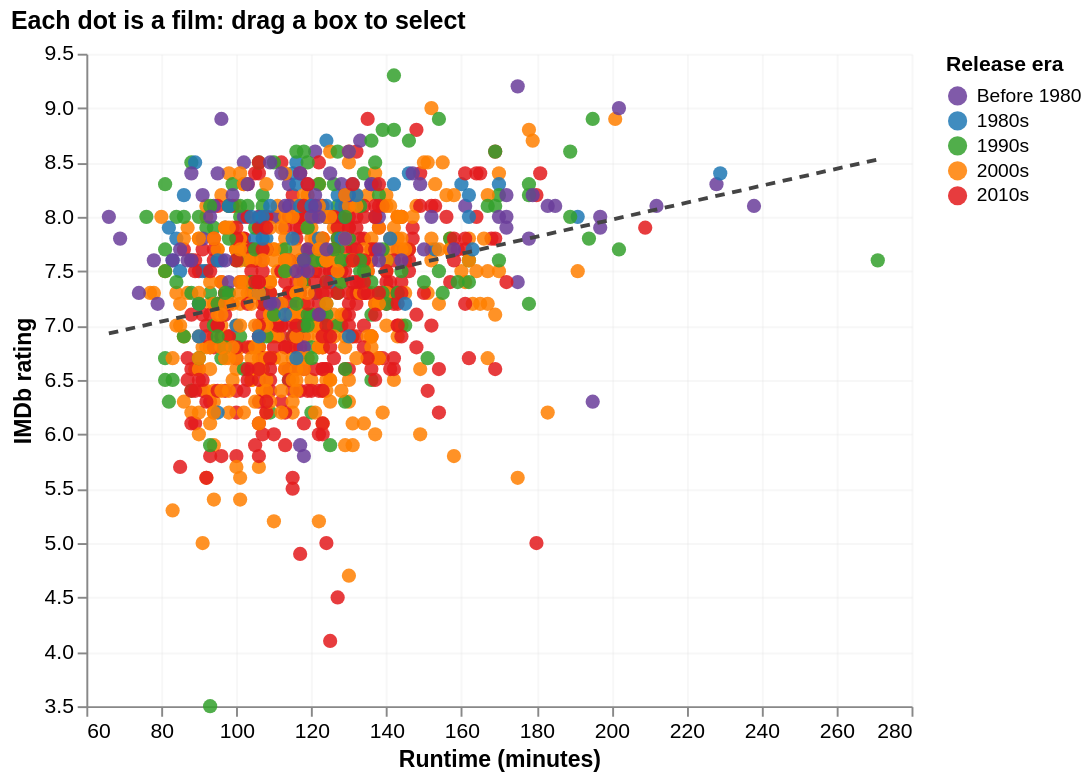

Here is the notebook cell this chart was saved with:
### Markdown cell above
### 1. Runtime vs. rating (Altair)

### Code cell
alt.data_transformers.disable_max_rows()

films = df[["name", "year", "era", "minutes", "rating", "num_raters"]]
films_g = by_genre[["name", "genre", "minutes", "rating"]]

era_order = ["Before 1980", "1980s", "1990s", "2000s", "2010s"]
era_colors = ["#6a3d9a", "#1f78b4", "#33a02c", "#ff7f00", "#e31a1c"]

brush = alt.selection_interval(name="brush")

scatter = (
    alt.Chart(films)
    .mark_circle(size=55)
    .encode(
        x=alt.X("minutes:Q", title="Runtime (minutes)", scale=alt.Scale(domain=[60, 280])),
        y=alt.Y("rating:Q", title="IMDb rating", scale=alt.Scale(domain=[3.5, 9.5])),
        color=alt.Color("era:N", title="Release era",
                        scale=alt.Scale(domain=era_order, range=era_colors)),
        opacity=alt.condition(brush, alt.value(0.85), alt.value(0.12)),
        tooltip=[alt.Tooltip("name:N", title="Film"),
                 alt.Tooltip("year:O", title="Year"),
                 alt.Tooltip("minutes:Q", title="Minutes"),
                 alt.Tooltip("rating:Q", title="Rating")],
    )
    .add_params(brush)
    .properties(width=430, height=340,
                title="Each dot is a film: drag a box to select")
)

trend = (
    alt.Chart(films)
    .transform_regression("minutes", "rating")
    .mark_line(color="#444", strokeDash=[5, 4], size=2)
    .encode(x="minutes:Q", y="rating:Q")
)


viz1 = (scatter + trend)
viz1 = viz1.configure_axis(labelFontSize=11, titleFontSize=12, grid=True, gridOpacity=0.25) \
           .configure_title(fontSize=13, anchor="start") \
           .configure_view(stroke=None)
viz1

### Figure 1 — Vega-Lite specification as saved in the notebook (floating-point values rounded to 4 significant figures; data arrays with more than 128 entries replaced by an {"elided": "..."} marker saying what was removed)
{"config": {"view": {"continuousWidth": 300, "continuousHeight": 300, "stroke": null}, "axis": {"grid": true, "gridOpacity": 0.25, "labelFontSize": 11, "titleFontSize": 12}, "title": {"anchor": "start", "fontSize": 13}}, "layer": [{"mark": {"type": "circle", "size": 55}, "encoding": {"color": {"field": "era", "scale": {"domain": ["Before 1980", "1980s", "1990s", "2000s", "2010s"], "range": ["#6a3d9a", "#1f78b4", "#33a02c", "#ff7f00", "#e31a1c"]}, "title": "Release era", "type": "nominal"}, "opacity": {"condition": {"param": "brush", "value": 0.85}, "value": 0.12}, "tooltip": [{"field": "name", "title": "Film", "type": "nominal"}, {"field": "year", "title": "Year", "type": "ordinal"}, {"field": "minutes", "title": "Minutes", "type": "quantitative"}, {"field": "rating", "title": "Rating", "type": "quantitative"}], "x": {"field": "minutes", "scale": {"domain": [60, 280]}, "title": "Runtime (minutes)", "type": "quantitative"}, "y": {"field": "rating", "scale": {"domain": [3.5, 9.5]}, "title": "IMDb rating", "type": "quantitative"}}, "name": "view_2", "title": "Each dot is a film: drag a box to select"}, {"mark": {"type": "line", "color": "#444", "size": 2, "strokeDash": [5, 4]}, "encoding": {"x": {"field": "minutes", "type": "quantitative"}, "y": {"field": "rating", "type": "quantitative"}}, "transform": [{"on": "minutes", "regression": "rating"}]}], "data": {"name": "data-d3cefc35b998a759935ba8f5e62de437"}, "height": 340, "params": [{"name": "brush", "select": {"type": "interval"}, "views": ["view_2"]}], "width": 430, "$schema": "https://vega.github.io/schema/vega-lite/v5.20.1.json", "datasets": {"data-d3cefc35b998a759935ba8f5e62de437": {"elided": "1063 records"}}}
